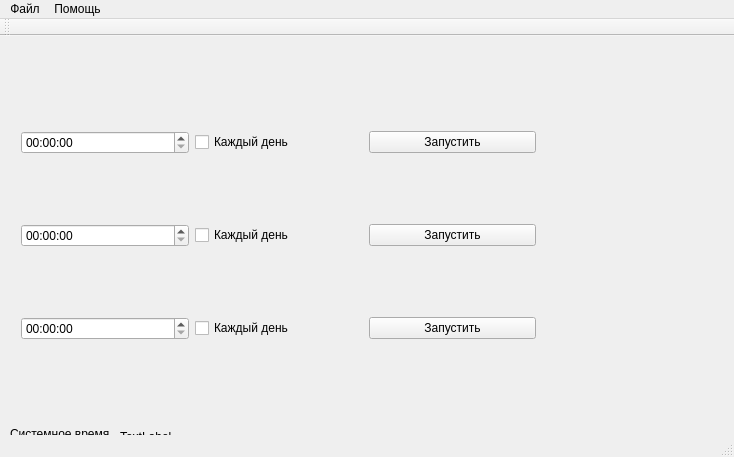
<?xml version="1.0" encoding="UTF-8"?>
<ui version="4.0">
 <class>MainWindow</class>
 <widget class="QMainWindow" name="MainWindow">
  <property name="geometry">
   <rect>
    <x>0</x>
    <y>0</y>
    <width>734</width>
    <height>457</height>
   </rect>
  </property>
  <property name="windowTitle">
   <string>Будильник</string>
  </property>
  <widget class="QWidget" name="centralWidget">
   <widget class="QLabel" name="label">
    <property name="geometry">
     <rect>
      <x>120</x>
      <y>390</y>
      <width>121</width>
      <height>21</height>
     </rect>
    </property>
    <property name="text">
     <string>TextLabel</string>
    </property>
   </widget>
   <widget class="QLabel" name="label_2">
    <property name="geometry">
     <rect>
      <x>10</x>
      <y>390</y>
      <width>111</width>
      <height>16</height>
     </rect>
    </property>
    <property name="text">
     <string>Системное время</string>
    </property>
   </widget>
   <widget class="QWidget" name="layoutWidget">
    <property name="geometry">
     <rect>
      <x>10</x>
      <y>20</y>
      <width>711</width>
      <height>361</height>
     </rect>
    </property>
    <layout class="QGridLayout" name="gridLayout">
     <item row="0" column="0">
      <widget class="QTimeEdit" name="timeEdit">
       <property name="enabled">
        <bool>true</bool>
       </property>
      </widget>
     </item>
     <item row="0" column="1">
      <widget class="QCheckBox" name="checkBox_2">
       <property name="text">
        <string>Каждый день</string>
       </property>
      </widget>
     </item>
     <item row="0" column="2">
      <widget class="QPushButton" name="pushButton">
       <property name="text">
        <string>Запустить</string>
       </property>
      </widget>
     </item>
     <item row="0" column="3">
      <widget class="QLabel" name="label_3">
       <property name="text">
        <string/>
       </property>
      </widget>
     </item>
     <item row="1" column="0">
      <widget class="QTimeEdit" name="timeEdit_2">
       <property name="enabled">
        <bool>true</bool>
       </property>
      </widget>
     </item>
     <item row="1" column="1">
      <widget class="QCheckBox" name="checkBox_3">
       <property name="text">
        <string>Каждый день</string>
       </property>
      </widget>
     </item>
     <item row="1" column="2">
      <widget class="QPushButton" name="pushButton_2">
       <property name="text">
        <string>Запустить</string>
       </property>
      </widget>
     </item>
     <item row="1" column="3">
      <widget class="QLabel" name="label_4">
       <property name="text">
        <string/>
       </property>
      </widget>
     </item>
     <item row="2" column="0">
      <widget class="QTimeEdit" name="timeEdit_3">
       <property name="enabled">
        <bool>true</bool>
       </property>
      </widget>
     </item>
     <item row="2" column="1">
      <widget class="QCheckBox" name="checkBox_4">
       <property name="text">
        <string>Каждый день</string>
       </property>
      </widget>
     </item>
     <item row="2" column="2">
      <widget class="QPushButton" name="pushButton_3">
       <property name="text">
        <string>Запустить</string>
       </property>
      </widget>
     </item>
     <item row="2" column="3">
      <widget class="QLabel" name="label_5">
       <property name="text">
        <string/>
       </property>
      </widget>
     </item>
    </layout>
   </widget>
  </widget>
  <widget class="QMenuBar" name="menuBar">
   <property name="geometry">
    <rect>
     <x>0</x>
     <y>0</y>
     <width>734</width>
     <height>26</height>
    </rect>
   </property>
   <widget class="QMenu" name="menu">
    <property name="title">
     <string>Файл</string>
    </property>
    <addaction name="action_3"/>
   </widget>
   <widget class="QMenu" name="menu_2">
    <property name="title">
     <string>Помощь</string>
    </property>
    <addaction name="action_4"/>
    <addaction name="action_5"/>
   </widget>
   <addaction name="menu"/>
   <addaction name="menu_2"/>
  </widget>
  <widget class="QToolBar" name="mainToolBar">
   <attribute name="toolBarArea">
    <enum>TopToolBarArea</enum>
   </attribute>
   <attribute name="toolBarBreak">
    <bool>false</bool>
   </attribute>
  </widget>
  <widget class="QStatusBar" name="statusBar"/>
  <action name="action">
   <property name="text">
    <string>Открыть конфигурацию</string>
   </property>
  </action>
  <action name="action_2">
   <property name="text">
    <string>Сохранить конфигурацию</string>
   </property>
  </action>
  <action name="action_4">
   <property name="text">
    <string>О программе</string>
   </property>
  </action>
  <action name="action_5">
   <property name="text">
    <string>Об авторе</string>
   </property>
  </action>
  <action name="action_3">
   <property name="text">
    <string>Выход</string>
   </property>
  </action>
 </widget>
 <layoutdefault spacing="6" margin="11"/>
 <resources/>
 <connections/>
</ui>
